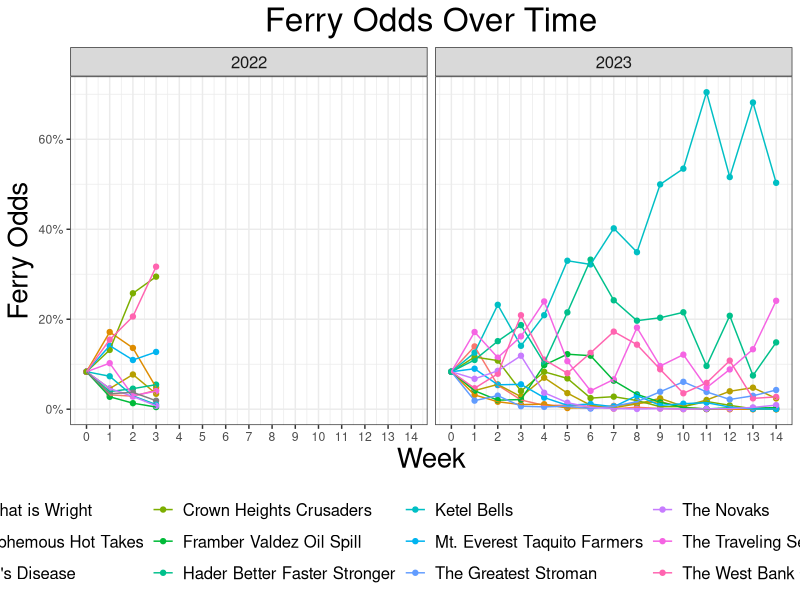
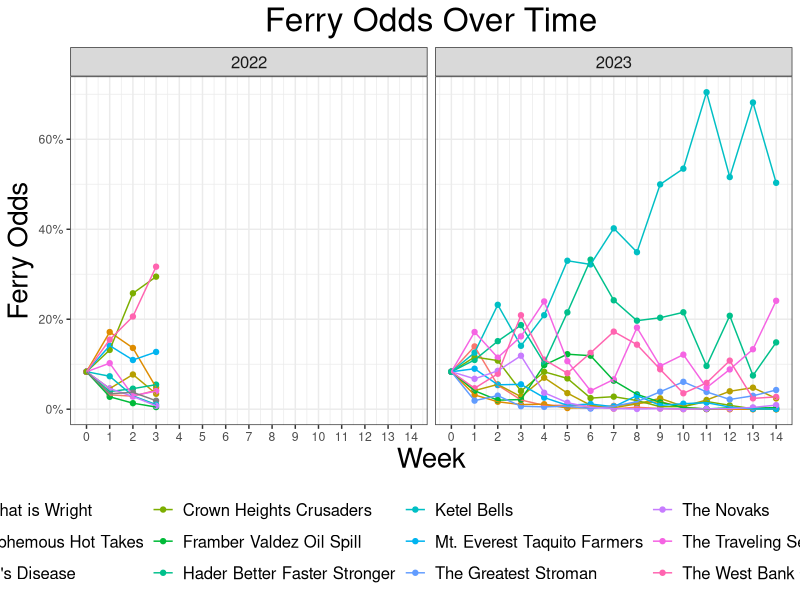

The R script that drew these images, in order:
library(tidyverse)

### Custom ggplot theme
theme_set(theme_bw() +
            theme(plot.title = element_text(hjust = 0.5, size = 24),
                  plot.subtitle = element_text(hjust = 0.5, size = 18),
                  axis.title = element_text(size = 20),
                  strip.text = element_text(size = 12),
                  strip.text.y = element_text(size = 8),
                  plot.caption = element_text(size = 10),
                  legend.text = element_text(size = 12),
                  legend.position = "bottom"))

teams2022 <- read_csv('data/stats/2022/teams_2022.csv')
teams2023 <- read_csv('data/stats/2023/teams_2023.csv')

odds2022 <- 
  read_csv('data/playoff_odds/historical_playoff_odds_2022.csv') %>% 
  mutate('season' = 2022) %>% 
  left_join(teams2022)

odds2023 <- read_csv('data/playoff_odds/historical_playoff_odds_2023.csv') %>% 
  mutate('season' = 2023) %>% 
  left_join(teams2023)

df <- 
  bind_rows(odds2022, odds2023) %>% 
  group_by(team_id) %>% 
  mutate('franchise' = last(team[season == 2023])) %>% 
  ungroup() %>% 
  filter(matchup_id <= 19)

ggplot(df, aes(x = matchup_id, y = last_place)) + 
  facet_wrap(~season) + 
  geom_point(aes(col = franchise)) + 
  geom_line(aes(col = franchise)) +
  scale_y_continuous(labels = scales::percent) +
  scale_x_continuous(breaks = 0:19) +
  theme(legend.position = 'bottom') +
  labs(x = 'Week',
       y = 'Ferry Odds',
       col = '',
       title = 'Ferry Odds Over Time')

ggsave('~/Desktop/test.png', height = 9/1.4, width =16/1.4)
